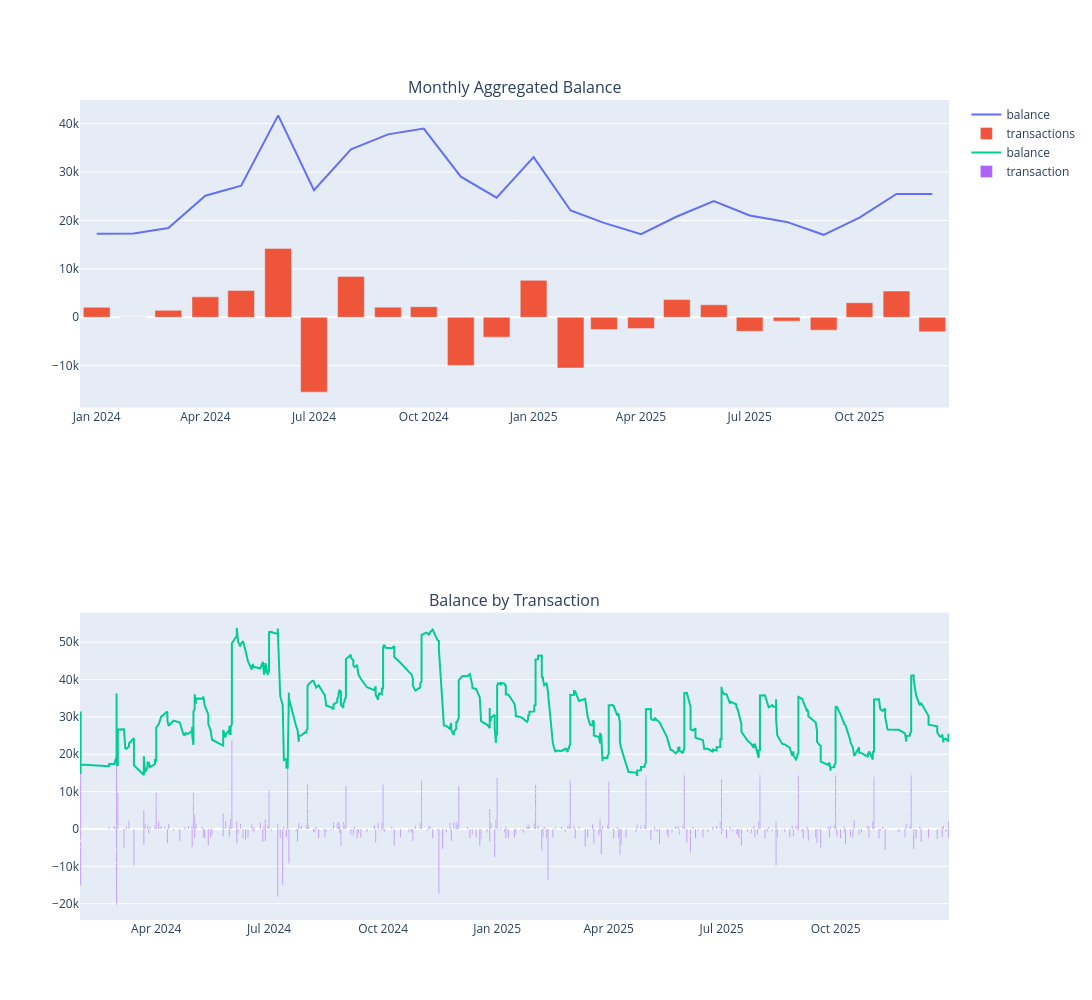

Notebook code for this chart:
### Code cell
balance_fig = (
    make_subplots(
        rows=2,
        cols=1,
        subplot_titles=("Monthly Aggregated Balance", "Balance by Transaction"),
    )
    .add_trace(
        go.Scatter(
            x=aggregated_budget_with_balance["date"],
            y=aggregated_budget_with_balance["balance"],
            name="balance",
        ),
        row=1,
        col=1,
    )
    .add_trace(
        go.Bar(
            x=aggregated_budget_with_balance["date"],
            y=aggregated_budget_with_balance["net_amount"],
            name="transactions",
        ),
        row=1,
        col=1,
    )
    .add_trace(
        go.Scatter(
            x=budget_with_balance["date"],
            y=budget_with_balance["balance"],
            name="balance",
        ),
        row=2,
        col=1,
    )
    .add_trace(
        go.Bar(
            x=budget_with_balance["date"],
            y=budget_with_balance["net_amount"],
            name="transaction",
            customdata=budget_with_balance.select(
                "headline_category", "category", "description"
            ),
            hovertemplate="%{x}<br>amount=%{y}<br>headline category=%{customdata[0]}<br>category=%{customdata[1]}<br>description=%{customdata[2]}",
        ),
        row=2,
        col=1,
    )
    .update_layout(width=1500, height=1000)
)
balance_fig.show()

### Figure 1 — Plotly figure (JSON) as saved in the notebook; plotly's stock layout.template omitted (floating-point values rounded to 4 significant figures; data arrays with more than 128 entries replaced by an {"elided": "..."} marker saying what was removed)
{"data": [{"name": "balance", "type": "scatter", "x": ["2024-01-01", "2024-02-01", "2024-03-01", "2024-04-01", "2024-05-01", "2024-06-01", "2024-07-01", "2024-08-01", "2024-09-01", "2024-10-01", "2024-11-01", "2024-12-01", "2025-01-01", "2025-02-01", "2025-03-01", "2025-04-01", "2025-05-01", "2025-06-01", "2025-07-01", "2025-08-01", "2025-09-01", "2025-10-01", "2025-11-01", "2025-12-01"], "xaxis": "x", "y": [17240.0, 17320.0, 18430.0, 25110.0, 27190.0, 41700.0, 26240.0, 34690.0, 37780.0, 38970.0, 29030.0, 24700.0, 33080.0, 22050.0, 19500.0, 17160.0, 20810.0, 24020.0, 21040.0, 19690.0, 17040.0, 20590.0, 25470.0, 25480.0], "yaxis": "y"}, {"name": "transactions", "type": "bar", "x": ["2024-01-01", "2024-02-01", "2024-03-01", "2024-04-01", "2024-05-01", "2024-06-01", "2024-07-01", "2024-08-01", "2024-09-01", "2024-10-01", "2024-11-01", "2024-12-01", "2025-01-01", "2025-02-01", "2025-03-01", "2025-04-01", "2025-05-01", "2025-06-01", "2025-07-01", "2025-08-01", "2025-09-01", "2025-10-01", "2025-11-01", "2025-12-01"], "xaxis": "x", "y": [2058.0, 74.13, 1432.0, 4216.0, 5546.0, 14230.0, -15460.0, 8446.0, 2091.0, 2189.0, -9935.0, -4109.0, 7629.0, -10490.0, -2548.0, -2343.0, 3652.0, 2581.0, -2894.0, -800.7, -2659.0, 3012.0, 5423.0, -3010.0], "yaxis": "y"}, {"name": "balance", "type": "scatter", "x": {"elided": "1032 str values"}, "xaxis": "x2", "y": {"elided": "1032 float values"}, "yaxis": "y2"}, {"customdata": {"elided": "1032x3 str values"}, "hovertemplate": "%{x}<br>amount=%{y}<br>headline category=%{customdata[0]}<br>category=%{customdata[1]}<br>description=%{customdata[2]}", "name": "transaction", "type": "bar", "x": {"elided": "1032 str values"}, "xaxis": "x2", "y": {"elided": "1032 float values"}, "yaxis": "y2"}], "layout": {"annotations": [{"font": {"size": 16}, "showarrow": false, "text": "Monthly Aggregated Balance", "x": 0.5, "xanchor": "center", "xref": "paper", "y": 1, "yanchor": "bottom", "yref": "paper"}, {"font": {"size": 16}, "showarrow": false, "text": "Balance by Transaction", "x": 0.5, "xanchor": "center", "xref": "paper", "y": 0.375, "yanchor": "bottom", "yref": "paper"}], "height": 1000, "width": 1500, "xaxis": {"anchor": "y", "domain": [0, 1]}, "xaxis2": {"anchor": "y2", "domain": [0, 1]}, "yaxis": {"anchor": "x", "domain": [0.625, 1]}, "yaxis2": {"anchor": "x2", "domain": [0, 0.375]}}}
